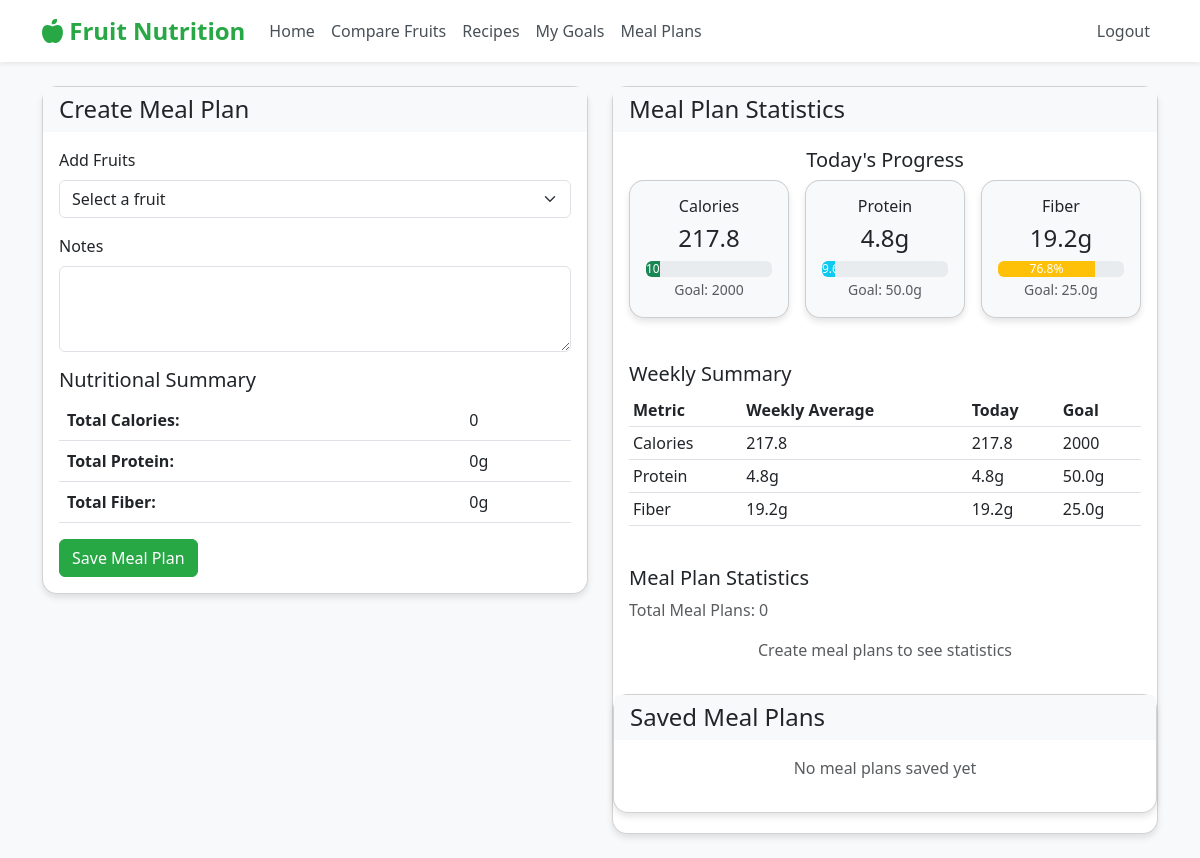
/meal_plans (signed in), run on the app's committed database.
### tables this page shows
CREATE TABLE nutritional_goals
                 (id INTEGER PRIMARY KEY AUTOINCREMENT,
                  user_id INTEGER,
                  daily_calories INTEGER,
                  daily_protein REAL,
                  daily_fiber REAL,
                  created_at TIMESTAMP,
                  FOREIGN KEY (user_id) REFERENCES users(id));

### app.py (the view)
@app.route('/meal_plans')
@login_required
def meal_plans():
    plans = get_meal_plans(current_user.id)
    goals = get_nutritional_goals(current_user.id)
    today = datetime.now().strftime('%Y-%m-%d')
    weekly_data = get_weekly_progress(current_user.id)
    today_data = weekly_data['daily_data'].get(today, {
        'total_calories': 0,
        'total_protein': 0,
        'total_fiber': 0,
        'meal_plans': [],
        'scans': []
    })
    stats = {
        'total_plans': len(plans),
        'avg_calories': 0,
        'avg_protein': 0,
        'avg_fiber': 0,
        'today_calories': today_data['total_calories'],
        'today_protein': today_data['total_protein'],
        'today_fiber': today_data['total_fiber'],
        'goal_calories': goals.get('daily_calories', 2000),
        'goal_protein': goals.get('daily_protein', 50),
        'goal_fiber': goals.get('daily_fiber', 25)
    }
    if plans:
        stats.update({
            'avg_calories': sum(plan['total_calories'] for plan in plans) / len(plans),
            'avg_protein': sum(plan['total_protein'] for plan in plans) / len(plans),
            'avg_fiber': sum(plan['total_fiber'] for plan in plans) / len(plans),
        })
    stats.update({
        'calories_progress': (stats['today_calories'] / stats['goal_calories'] * 100) if stats['goal_calories'] else 0,
        'protein_progress': (stats['today_protein'] / stats['goal_protein'] * 100) if stats['goal_protein'] else 0,
        'fiber_progress': (stats['today_fiber'] / stats['goal_fiber'] * 100) if stats['goal_fiber'] else 0,
        'weekly_avg_calories': weekly_data.get('avg_calories', 0),
        'weekly_avg_protein': weekly_data.get('avg_protein', 0),
        'weekly_avg_fiber': weekly_data.get('avg_fiber', 0)
    })
    return render_template('meal_plans.html',
                          meal_plans=plans,
                          fruits=class_names,
                          stats=stats)

### templates/meal_plans.html (shortened to what this page needs)
{% extends "base.html" %}
{% block content %}
<div class="row">
    <div class="col-md-6">
        <div class="card mb-4">
            <div class="card-header">
                <h4 class="mb-0">Create Meal Plan</h4>
            </div>
            <div class="card-body">
                <form id="meal-plan-form">
                    <div class="mb-3">
                        <label for="fruit-select" class="form-label">Add Fruits</label>
                        <select class="form-select" id="fruit-select">
                            <option value="">Select a fruit</option>
                        </select>
                    </div>
                    <div class="mb-3">
                        <label for="notes" class="form-label">Notes</label>
                        <textarea class="form-control" id="notes" name="notes" rows="3"></textarea>
                    </div>
                    <div class="nutrition-summary mb-3">
                        <h5>Nutritional Summary</h5>
                        <table class="table">
                            <tbody>
                                <tr>
                                    <th>Total Calories:</th>
                                    <td id="total-calories">0</td>
                                </tr>
                                <tr>
                                    <th>Total Protein:</th>
                                    <td id="total-protein">0g</td>
                                </tr>
                                <tr>
                                    <th>Total Fiber:</th>
                                    <td id="total-fiber">0g</td>
                                </tr>
                            </tbody>
                        </table>
                    </div>
                    <button type="submit" class="btn btn-primary">Save Meal Plan</button>
                </form>
            </div>
        </div>
    </div>
    <div class="col-md-6">
        <div class="card mb-4">
            <div class="card-header">
                <h4 class="mb-0">Meal Plan Statistics</h4>
            </div>
            <div class="card-body">
                <div class="text-center mb-4">
                    <h5>Today's Progress</h5>
                    <div class="row g-3">
                        <div class="col-md-4">
                            <div class="card bg-light">
                                <div class="card-body text-center">
                                    <h6>Calories</h6>
                                    <h4>{{ "%.1f"|format(stats.today_calories) }}</h4>
                                    <div class="progress">
                                        <div class="progress-bar bg-success" role="progressbar"
                                             style="width: {% if stats.calories_progress > 100 %}100{% else %}{{ stats.calories_progress|round|int }}{% endif %}%"
                                             aria-valuenow="{{ stats.calories_progress|round|int }}"
                                             aria-valuemin="0" aria-valuemax="100">
                                            {{ "%.1f"|format(stats.calories_progress) }}%
                                        </div>
                                    </div>
                                    <small class="text-muted">Goal: {{ stats.goal_calories }}</small>
                                </div>
                            </div>
                        </div>
                        <div class="col-md-4">
                            <div class="card bg-light">
                                <div class="card-body text-center">
                                    <h6>Protein</h6>
                                    <h4>{{ "%.1f"|format(stats.today_protein) }}g</h4>
                                    <div class="progress">
                                        <div class="progress-bar bg-info" role="progressbar"
                                             style="width: {% if stats.protein_progress > 100 %}100{% else %}{{ stats.protein_progress|round|int }}{% endif %}%"
                                             aria-valuenow="{{ stats.protein_progress|round|int }}"
                                             aria-valuemin="0" aria-valuemax="100">
                                            {{ "%.1f"|format(stats.protein_progress) }}%
                                        </div>
                                    </div>
                                    <small class="text-muted">Goal: {{ stats.goal_protein }}g</small>
                                </div>
                            </div>
                        </div>
                        <div class="col-md-4">
                            <div class="card bg-light">
                                <div class="card-body text-center">
                                    <h6>Fiber</h6>
                                    <h4>{{ "%.1f"|format(stats.today_fiber) }}g</h4>
                                    <div class="progress">
                                        <div class="progress-bar bg-warning" role="progressbar"
                                             style="width: {% if stats.fiber_progress > 100 %}100{% else %}{{ stats.fiber_progress|round|int }}{% endif %}%"
                                             aria-valuenow="{{ stats.fiber_progress|round|int }}"
                                             aria-valuemin="0" aria-valuemax="100">
                                            {{ "%.1f"|format(stats.fiber_progress) }}%
                                        </div>
                                    </div>
                                    <small class="text-muted">Goal: {{ stats.goal_fiber }}g</small>
                                </div>
                            </div>
                        </div>
                    </div>
                </div>
                <div class="weekly-summary mb-4">
                    <h5>Weekly Summary</h5>
                    <div class="table-responsive">
                        <table class="table table-sm">
                            <thead>
                                <tr>
                                    <th>Metric</th>
                                    <th>Weekly Average</th>
                                    <th>Today</th>
                                    <th>Goal</th>
                                </tr>
                            </thead>
                            <tbody>
                                <tr>
                                    <td>Calories</td>
                                    <td>{{ "%.1f"|format(stats.weekly_avg_calories) }}</td>
                                    <td>{{ "%.1f"|format(stats.today_calories) }}</td>
                                    <td>{{ stats.goal_calories }}</td>
                                </tr>
                                <tr>
                                    <td>Protein</td>
                                    <td>{{ "%.1f"|format(stats.weekly_avg_protein) }}g</td>
                                    <td>{{ "%.1f"|format(stats.today_protein) }}g</td>
                                    <td>{{ stats.goal_protein }}g</td>
                                </tr>
                                <tr>
                                    <td>Fiber</td>
                                    <td>{{ "%.1f"|format(stats.weekly_avg_fiber) }}g</td>
                                    <td>{{ "%.1f"|format(stats.today_fiber) }}g</td>
                                    <td>{{ stats.goal_fiber }}g</td>
                                </tr>
                            </tbody>
                        </table>
                    </div>
                </div>
                <div class="meal-plan-stats mb-3">
                    <h5>Meal Plan Statistics</h5>
                    <p class="text-muted">Total Meal Plans: {{ stats.total_plans }}</p>
                    {% if stats.total_plans > 0 %}
                    <div class="statistics-container">
                        <div class="mb-3">
                            <label class="form-label">Average Calories per Plan: {{ "%.1f"|format(stats.avg_calories) }}</label>
                        </div>
                        <div class="mb-3">
                            <label class="form-label">Average Protein per Plan: {{ "%.1f"|format(stats.avg_protein) }}g</label>
                        </div>
                    <div class="mb-3">
                        <label class="form-label">Average Fiber: {{ "%.1f"|format(stats.avg_fiber) }}g</label>
                        {% if stats.goal_fiber %}
                        <div class="progress">
                            <div class="progress-bar bg-warning" role="progressbar"
                                 style="width: {{ min(100, stats.fiber_progress)|round|int }}%"
                                 aria-valuenow="{{ stats.fiber_progress|round|int }}"
                                 aria-valuemin="0" aria-valuemax="100">
                                {{ "%.1f"|format(stats.fiber_progress) }}%
                            </div>
                        </div>
                        <small class="text-muted">Goal: {{ stats.goal_fiber }}g</small>
                        {% endif %}
                    </div>
                </div>
                {% else %}
                <p class="text-muted text-center">Create meal plans to see statistics</p>
                {% endif %}
            </div>
        </div>
        <div class="card">
            <div class="card-header">
                <h4 class="mb-0">Saved Meal Plans</h4>
            </div>
            <div class="card-body">
                {% if meal_plans %}
                <div class="list-group">
                    {% for plan in meal_plans %}
                    <div class="list-group-item">
                        <div class="d-flex w-100 justify-content-between">
                            <h5 class="mb-1">Meal Plan #{{ plan.id }}</h5>
                            <small class="text-muted">{{ plan.plan_date|datetime }}</small>
                        </div>
                        <p class="mb-1">Total Calories: {{ plan.total_calories }}</p>
                        <p class="mb-1">
                            <strong>Fruits:</strong><br>
                            {% for fruit in plan.fruits|fromjson %}
                            {{ fruit.name|safe_title }} ({{ fruit.serving_size }}g) - {{ fruit.calories }} calories<br>
                            {% endfor %}
                        </p>
                        {% if plan.notes %}
                        <p class="mb-1"><strong>Notes:</strong> {{ plan.notes }}</p>
                        {% endif %}
                        <div class="mt-2">
                            <button class="btn btn-danger btn-sm" onclick="deleteMealPlan({{ plan.id }})">
                                <i class="fas fa-trash"></i> Delete
                            </button>
                        </div>
                    </div>
                    {% endfor %}
                </div>
                {% else %}
                <p class="text-muted text-center">No meal plans saved yet</p>
                {% endif %}
            </div>
        </div>
    </div>
</div>
{% endblock %}

### templates/base.html (shortened to what this page needs)
<!DOCTYPE html>
<html lang="en">
<head>
    <link href="https://cdn.jsdelivr.net/npm/bootstrap@5.3.0/dist/css/bootstrap.min.css" rel="stylesheet">
    <link href="https://cdnjs.cloudflare.com/ajax/libs/font-awesome/6.0.0/css/all.min.css" rel="stylesheet">
</head>
<body class="bg-light">
    <nav class="navbar navbar-expand-lg navbar-light bg-white shadow-sm">
        <div class="container">
            <a class="navbar-brand" href="{{ url_for('index') }}">
                <i class="fas fa-apple-alt"></i> Fruit Nutrition
            </a>
            <div class="collapse navbar-collapse" id="navbarNav">
                <ul class="navbar-nav me-auto">
                    <li class="nav-item">
                        <a class="nav-link" href="{{ url_for('index') }}">Home</a>
                    </li>
                    <li class="nav-item">
                        <a class="nav-link" href="{{ url_for('compare') }}">Compare Fruits</a>
                    </li>
                    <li class="nav-item">
                        <a class="nav-link" href="{{ url_for('recipes') }}">Recipes</a>
                    </li>
                    {% if current_user.is_authenticated %}
                    <li class="nav-item">
                        <a class="nav-link" href="{{ url_for('goals') }}">My Goals</a>
                    </li>
                    <li class="nav-item">
                        <a class="nav-link" href="{{ url_for('meal_plans') }}">Meal Plans</a>
                    </li>
                    {% endif %}
                </ul>
                <ul class="navbar-nav">
                    {% if current_user.is_authenticated %}
                    <li class="nav-item">
                        <a class="nav-link" href="{{ url_for('logout') }}">Logout</a>
                    </li>
                    {% endif %}
                </ul>
            </div>
        </div>
    </nav>
    <div class="container mt-4">
        {% block content %}{% endblock %}
    </div>
</body>
</html>

### data on the page
nutritional_goals: goal_calories "2000", goal_protein "50.0", goal_fiber "25.0"

### other printed values
{{ "%.1f"|format(stats.today_calories) }} "217.8"
{{ "%.1f"|format(stats.today_protein) }} "4.8"
{{ "%.1f"|format(stats.today_fiber) }} "19.2"
{{ "%.1f"|format(stats.fiber_progress) }} "76.8"
{{ "%.1f"|format(stats.weekly_avg_calories) }} "217.8"
{{ "%.1f"|format(stats.weekly_avg_protein) }} "4.8"
{{ "%.1f"|format(stats.weekly_avg_fiber) }} "19.2"
{{ stats.total_plans }} "0"
